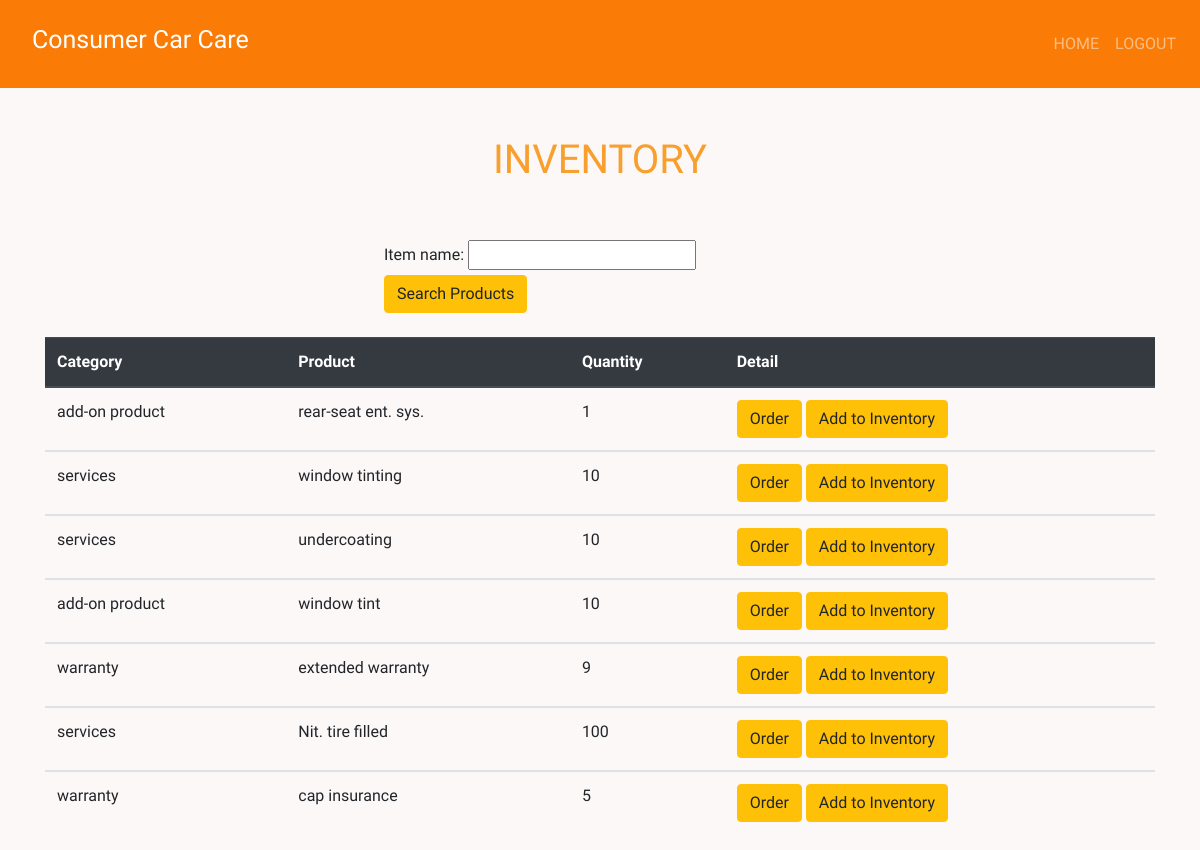
The page /inventory/ (signed in) on the database as committed earlier.
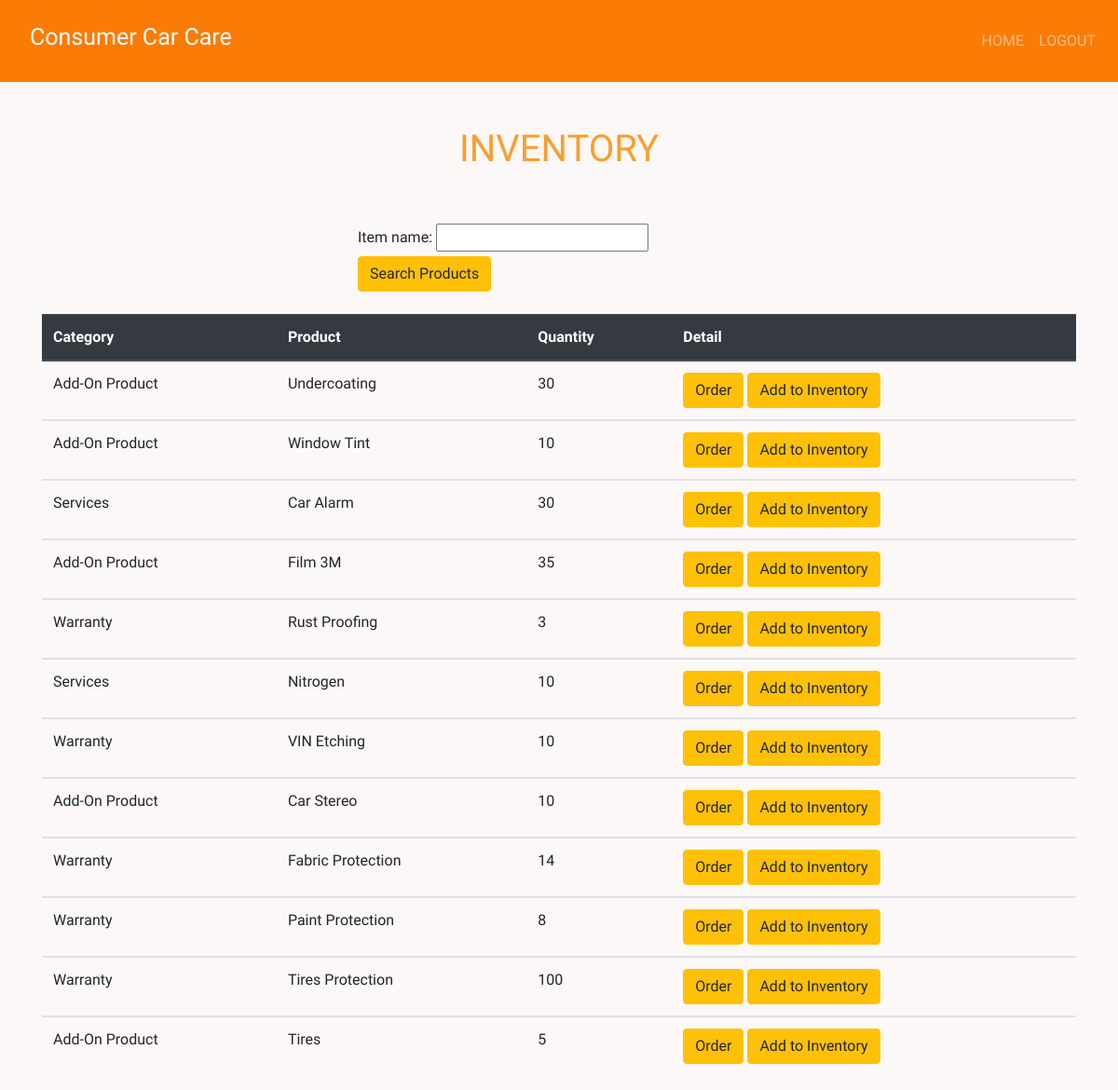
The same page on the database as committed later.
### product/models.py (models this page shows, shortened)
class Product(models.Model):
    category_name = models.ForeignKey(Category, on_delete = models.CASCADE,null = True, blank = True )
    item_name = models.CharField(max_length = 50, null = True, blank = True)
    total_quantity = models.IntegerField(default = 0, null = True, blank = True)
    issued_quantity = models.IntegerField(default = 0, null = True, blank = True)
    received_quantity = models.IntegerField(default = 0, null = True, blank = True)

class Category(models.Model):
    name = models.CharField(max_length = 50, null = True, blank = True)
    def __str__(self):
        return self.name

### product/views.py (the view)
# urls.py: path('inventory/', views.inventory, name = 'inventory'),
def inventory(request):
    products = Product.objects.all().order_by('id')
    product_filters = ProductFilter(request.GET, queryset = products)
    products = product_filters.qs
    return render(request, 'product/index.html', {
        'products': products, 'product_filters': product_filters, })

### product/templates/product/index.html (shortened to what this page needs)
{% extends 'product/base.html'%}
{% block content%}
<br></br>
{% if user.is_authenticated%}
<div class = "container">
  <h1
    class= "text-center"
    class = "text-black text-center"
    style = "color: #f7900ada">
    INVENTORY
  </h1>
  <br></br>
  <div class = "container">
    <form action = "" method = "GET">
      {{product_filters.form}}
      <input
      type = "submit"
      value = "Search Products"
      class="btn btn-secondary btn btn-warning"
      />
    </form>
  </div>
  <br>
  <table class="table">
    <thead class="thead-dark">
      <tr>
        <th scope="col">Category</th>
        <th scope="col">Product</th>
        <th scope="col">Quantity</th>
        <th scope = "col">Detail</th>
      </tr>
    </thead>
    {% for product in products%}
    <tbody>
      <tr>
        <td>{{product.category_name}}</td>
        <td>{{product.item_name}}</td>
        <td>{{product.total_quantity}}</td>
        <td>
          <a href="{% url 'product:issue_item' product.id %}" >
            <input
            type="submit"
            value="Order"
            class="btn btn-secondary btn btn-warning"
            btn type="button"
            />
          </a>
          <a href="{% url 'product:add_to_inventory' product.id %}" >
            <input
            type= "submit"
            value="Add to Inventory"
            class="btn btn-secondary btn btn-warning"
            type="button"
            />
          </a>
        </td>
      </tr>
    </tbody>
    {% endfor %}
  </table>
  {% endif %}
</div>
{% endblock%}

Rows that differ between the two databases and show on the page:
changed Product: category_name "add-on product" → "Add-On Product"; item_name "rear-seat ent. sys." → "Undercoating"; total_quantity "1" → "30"
changed Product: category_name "services" → "Add-On Product"; item_name "window tinting" → "Window Tint"
changed Product: category_name "services" → "Services"; item_name "undercoating" → "Car Alarm"; total_quantity "10" → "30"
changed Product: category_name "add-on product" → "Add-On Product"; item_name "window tint" → "Film 3M"; total_quantity "10" → "35"
changed Product: category_name "warranty" → "Warranty"; item_name "extended warranty" → "Rust Proofing"; total_quantity "9" → "3"
changed Product: category_name "services" → "Services"; item_name "Nit. tire filled" → "Nitrogen"; total_quantity "100" → "10"
changed Product: category_name "warranty" → "Warranty"; item_name "cap insurance" → "VIN Etching"; total_quantity "5" → "10"
added Product: category_name "Add-On Product", item_name "Car Stereo", total_quantity "10"
added Product: category_name "Warranty", item_name "Fabric Protection", total_quantity "14"
added Product: category_name "Warranty", item_name "Paint Protection", total_quantity "8"
added Product: category_name "Warranty", item_name "Tires Protection", total_quantity "100"
added Product: category_name "Add-On Product", item_name "Tires", total_quantity "5"
